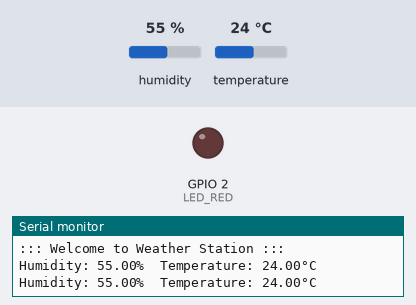
A sketch run on a simulated ESP32. Shown: output pins drawn as LEDs (lit = HIGH), the last lines printed to the serial monitor. The inputs (shaded band) are chosen by the test bench; at power-on: temperature 24 °C, humidity 55 %.

Above: at 2.8 s.
2.9 s: temperature set to 29 °C
5.6 s: temperature set to 32 °C
At 6.8 s:
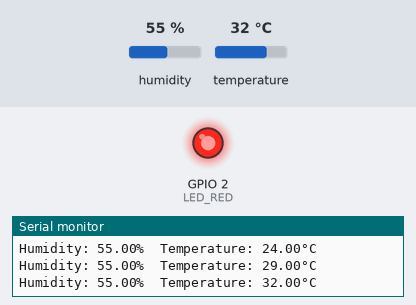
8.3 s: temperature set to 12 °C
At 11.3 s:
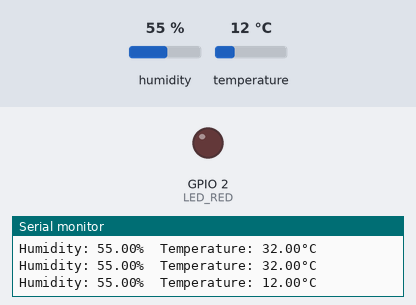
11.6 s: temperature set to 33 °C
At 12.7 s:
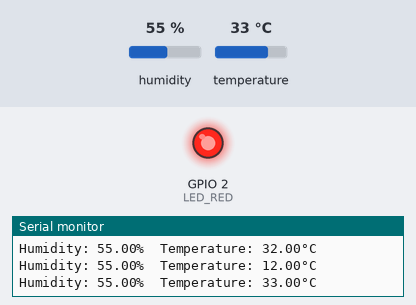
Timing chart, 0 to 14.6 s (numbered marks = the images above; inputs shaded):
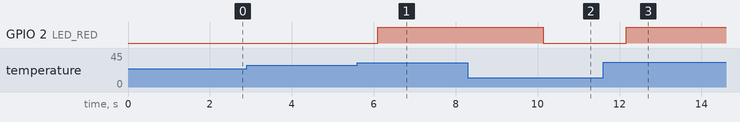

The sketch:

sketch_oct8a.ino
```cpp
# include <DHT.h>
# define DHTPIN 13
# define DHTTYPE DHT11
# define LED_RED 2
float humidity, temperature;

DHT dht(DHTPIN, DHTTYPE);

void setup() {
  // put your setup code here, to run once:
  pinMode(LED_RED, OUTPUT);
  dht.begin();
  Serial.begin(9600);
  Serial.println("::: Welcome to Weather Station :::");
}

void loop() {
  // put your main code here, to run repeatedly:
  humidity = dht.readHumidity();
  temperature = dht.readTemperature();

  // Turn on led red T > 30
  if (!isnan(temperature) && temperature > 30.0) {
    digitalWrite(LED_RED, HIGH);
  } else {
    digitalWrite(LED_RED, LOW);
  }

  Serial.print("Humidity: ");
  Serial.print(humidity);
  Serial.print("%\t");
  Serial.print("Temperature: ");
  Serial.print(temperature);
  Serial.println("°C");
  delay(2000);
}
```

Measured:
- the behaviour switches between 30 and 31 °C on temperature (found by bisection; images 0 and 1)
- after the input at 5.6 s, GPIO 2 (LED_RED): LOW → HIGH after 0.49 s
- after the input at 8.3 s, GPIO 2 (LED_RED): HIGH → LOW after 1.8 s
- after the input at 11.6 s, GPIO 2 (LED_RED): LOW → HIGH after 0.56 s
